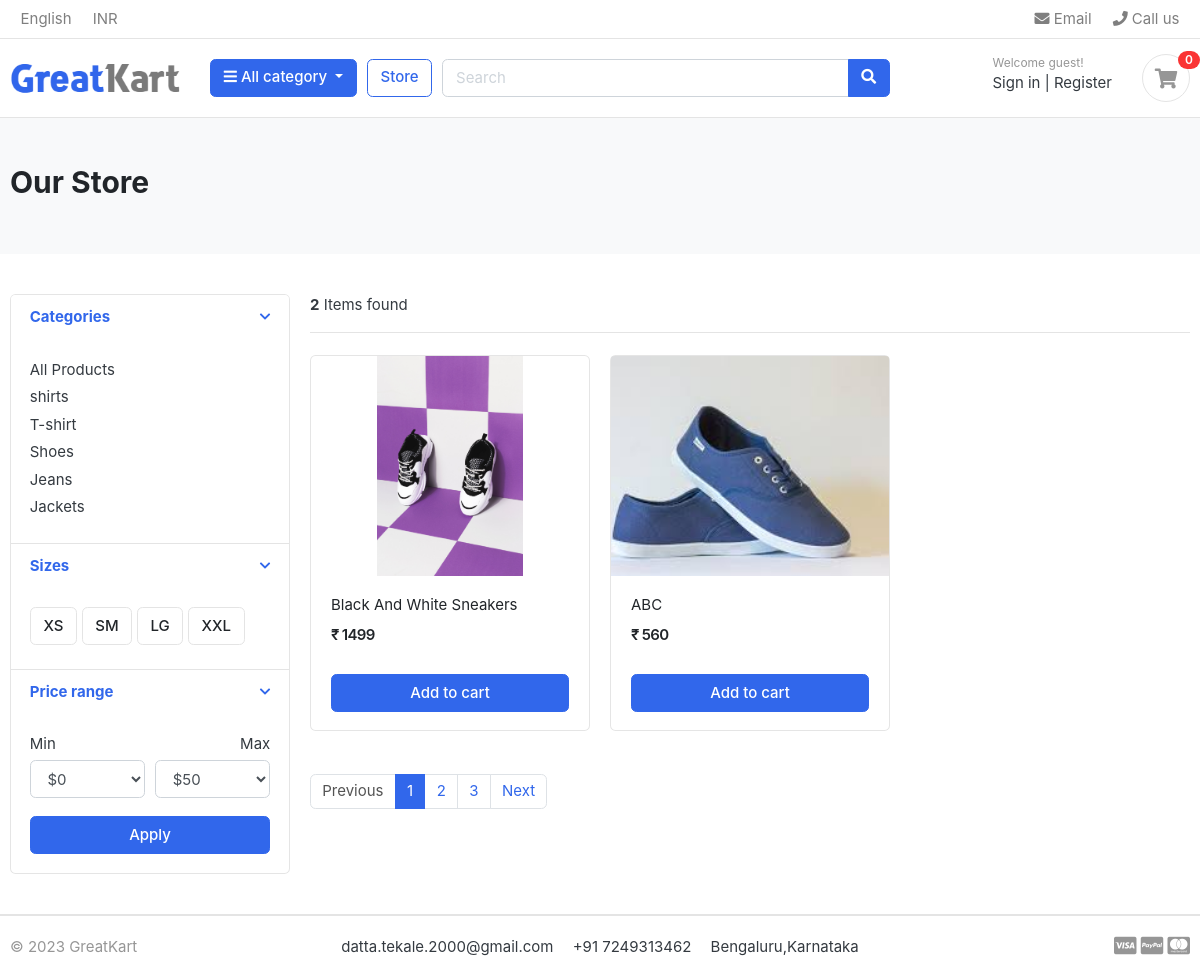
/store/shoes/, run on the app's committed database.
### category/models.py (models this page shows, shortened)
class Category(models.Model):
    category_name = models.CharField(max_length=50, unique=True)
    slug = models.SlugField(max_length=100, unique=True)
    description = models.TextField(max_length=255, blank=True)
    cat_image = models.ImageField(upload_to='photos/categories', blank=True)
    class Meta:
        verbose_name = 'category'
        verbose_name_plural = 'categories'
    def get_url(self):
            return reverse('products_by_category', args=[self.slug])

### store/models.py (models this page shows, shortened)
class product(models.Model):
    product_name  =models.CharField(max_length=200, unique=True)
    slug          =models.SlugField(max_length=200, unique=True)
    description   =models.TextField(max_length=500, blank=True)
    price         =models.IntegerField()
    images        =models.ImageField(upload_to='photos/products')
    stock         =models.IntegerField()
    is_available  =models.BooleanField(default=True)
    category      =models.ForeignKey(Category, on_delete=models.CASCADE)
    created_date  =models.DateTimeField(auto_now_add=True)
    modified_date =models.DateTimeField(auto_now=True)

### store/views.py (the view)
# urls.py: path('store/', include('store.urls')),
def store(request, category_slug=None):
    categories=None
    products = None
    if category_slug !=None:
        categories = get_object_or_404(Category ,slug=category_slug)
        products = product.objects.filter(category=categories,is_available=True)
        product_count=products.count()
    else:
        products = product.objects.all().filter(is_available=True)
        product_count=products.count()
    context = {
        'products':products,
        'product_count' :product_count,
    }
    return render(request, 'store/store.html',context)

### category/context_processors.py (called while the page is built)
def menu_links(request):
    links = Category.objects.all()
    return dict(links=links)

### templates/store/store.html (shortened to what this page needs)
{% extends "base.html" %}
{% load static %}
{% block content %}
<section class="section-pagetop bg">
    <div class="container">
        <h2 class="title-page">Our Store</h2>
    </div>
    </section>
    <section class="section-content padding-y">
        <div class="container">
        <div class="row">
            <aside class="col-md-3">
        <div class="card">
            <article class="filter-group">
                <header class="card-header">
                    <a href="#" data-toggle="collapse" data-target="#collapse_1" aria-expanded="true" class="">
                        <i class="icon-control fa fa-chevron-down"></i>
                        <h6 class="title">Categories</h6>
                    </a>
                </header>
                <div class="filter-content collapse show" id="collapse_1" style="">
                    <div class="card-body">
                        <ul class="list-menu">
                            <li><a href="{% url 'store' %}">All Products  </a></li>
                            {% for category in links %}
                        <li><a href="{{ category.get_url }}">{{ category.category_name }}  </a></li>
                            {% endfor %}
                        </ul>
                    </div>
                </div>
            </article>
            <article class="filter-group">
                <header class="card-header">
                    <a href="#" data-toggle="collapse" data-target="#collapse_4" aria-expanded="true" class="">
                        <i class="icon-control fa fa-chevron-down"></i>
                        <h6 class="title">Sizes </h6>
                    </a>
                </header>
                <div class="filter-content collapse show" id="collapse_4" style="">
                    <div class="card-body">
                      <label class="checkbox-btn">
                        <span class="btn btn-light"> XS </span>
                      </label>
                      <label class="checkbox-btn">
                        <span class="btn btn-light"> SM </span>
                      </label>
                      <label class="checkbox-btn">
                        <span class="btn btn-light"> LG </span>
                      </label>
                      <label class="checkbox-btn">
                        <span class="btn btn-light"> XXL </span>
                      </label>
                </div>
                </div>
            </article>
            <article class="filter-group">
                <header class="card-header">
                    <a href="#" data-toggle="collapse" data-target="#collapse_3" aria-expanded="true" class="">
                        <i class="icon-control fa fa-chevron-down"></i>
                        <h6 class="title">Price range </h6>
                    </a>
                </header>
                <div class="filter-content collapse show" id="collapse_3" style="">
                    <div class="card-body">
                        <div class="form-row">
                        <div class="form-group col-md-6">
                          <label>Min</label>
                              <select class="mr-2 form-control">
                                <option value="0">$0</option>
                            </select>
                        </div>
                        <div class="form-group text-right col-md-6">
                          <label>Max</label>
                              <select class="mr-2 form-control">
                                <option value="50">$50</option>
                            </select>
                        </div>
                        </div>
                        <button class="btn btn-block btn-primary">Apply</button>
                    </div>
                </div>
            </article>
        </div>
            </aside>
            <main class="col-md-9">
        <header class="border-bottom mb-4 pb-3">
                <div class="form-inline">
                    <span class="mr-md-auto"><b>{{product_count}}</b> Items found</span>
                </div>
        </header>
        <div class="row">
            {% for product in products %}
            <div class="col-md-4">
                <figure class="card card-product-grid">
                    <div class="img-wrap">
                        <img src="{{product.images.url}}">
                    </div>
                    <figcaption class="info-wrap">
                        <div class="fix-height">
                            <a href="./product-detail.html" class="title">{{product.product_name}}</a>
                            <div class="price-wrap mt-2">
                                <span class="price">₹ {{product.price}}</span>
                            </div>
                        </div>
                        <a href="#" class="btn btn-block btn-primary">Add to cart</a>
                    </figcaption>
                </figure>
            </div>
            {% endfor %}
        </div>
        <nav class="mt-4" aria-label="Page navigation sample">
          <ul class="pagination">
            <li class="page-item disabled"><a class="page-link" href="#">Previous</a></li>
            <li class="page-item active"><a class="page-link" href="#">1</a></li>
            <li class="page-item"><a class="page-link" href="#">2</a></li>
            <li class="page-item"><a class="page-link" href="#">3</a></li>
            <li class="page-item"><a class="page-link" href="#">Next</a></li>
          </ul>
        </nav>
            </main>
        </div>
        </div>
        </section>
{% endblock  %}

### static/css/ui.css (style rules this page uses)
html { font-family: "Inter", sans-serif; font-size: 15px; }
.img-wrap { text-align: center; display: block; }
.img-wrap img { max-width: 100%; }
.price-wrap { letter-spacing: -0.7px; }
.padding-y { padding-top: 40px; padding-bottom: 40px; }
figure { margin-bottom: 0; }
article:after, .form-group:after { display: block; clear: both; content: ""; }
.bg { background-color: #f8f9fa; }
.title-page { color: #212529; }
.btn-light { background-color: #fff; border-color: #e4e4e4; }
[class*=list-] li:after { visibility: hidden; display: block; content: ""; overflow: hidden; height: 0; clear: both; }
.list-menu { list-style: none; margin: 0; padding-left: 0; }
.list-menu li { margin-bottom: 5px; }
.list-menu a { color: #343a40; }
[class*=card-product] a.title { color: #212529; display: block; }
[class*=card-product] .img-wrap { overflow: hidden; position: relative; }
[class*=card-product] .img-wrap img { height: 100%; max-width: 100%; width: auto; display: inline-block; -o-object-fit: cover; object-fit: cover; }
.card-product-grid { margin-bottom: 20px; }
.card-product-grid .img-wrap { border-radius: 0.2rem 0.2rem 0 0; height: 220px; }
.card-product-grid .info-wrap { overflow: hidden; padding: 18px 20px; }
.card-product-grid .fix-height { height: 80px; overflow: hidden; }
.card .img-wrap { overflow: hidden; }
.price { font-weight: 600; color: #212529; }
.icon-control { margin-top: 5px; float: right; font-size: 80%; }
.card-header .title { margin-bottom: 0; line-height: 1.5; }
.filter-group { border-bottom: 1px solid #e4e4e4; }
.filter-group .card-header { border-bottom: 0; }
.filter-group:last-child { border-bottom: 0; }
.checkbox-btn { position: relative; }
.section-pagetop { padding: 45px 0; }

### data on the page
Category: category_name "shirts"
Category: category_name "T-shirt"
Category: category_name "Shoes"
Category: category_name "Jeans"
Category: category_name "Jackets"
product: images (picture), product_name "Black And White Sneakers", price "1499"
product: images (picture), product_name "ABC", price "560"

### other printed values
{{ product_count }} "2"
